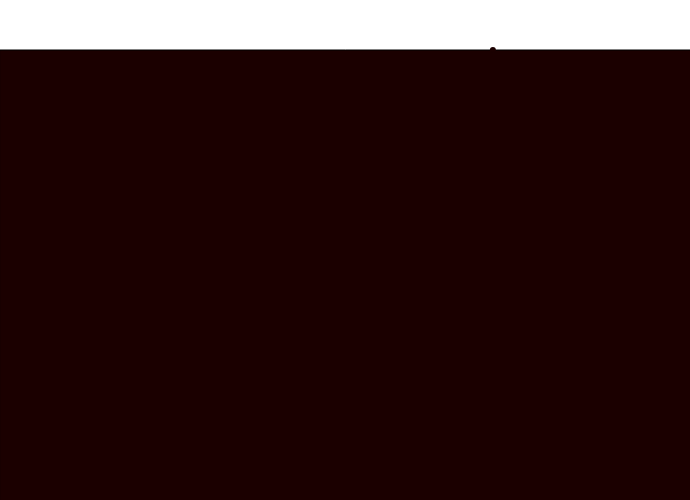
Frame 1 (no input)
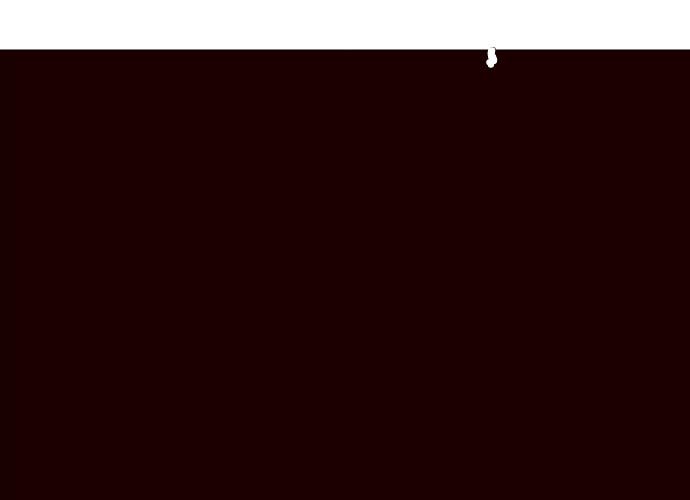
Frame 60 (no input)
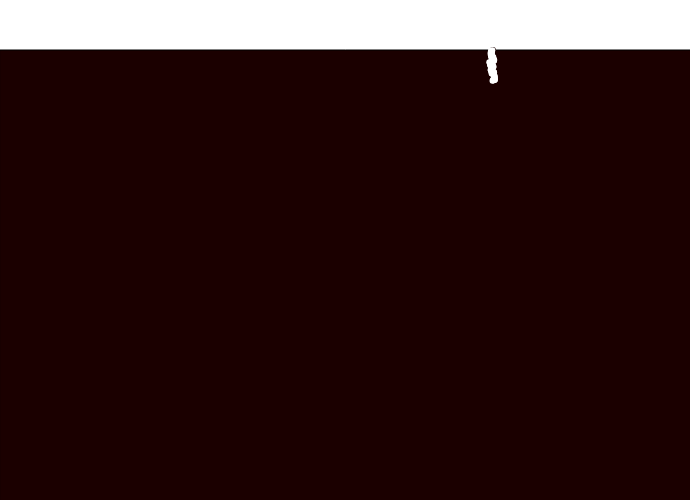
Frame 120 (the mouse pressed at the canvas centre since frame 60)

The p5.js sketch that drew these frames (run headless with seeded random() and noise() and a simulated clock; from frame 60 on, the mouse is pressed at the canvas centre):

// p5.js sketch
// ── sketch.js
class Mole {
  constructor() {
    this.x = random(690);
    this.y = 50;
  }

  show() {

    noStroke();
    ellipse(this.x, this.y, 6);
    fill(255);
    
  }
  
  step() {
    
    // Third step function
    let xstep = random(-1, 1);
    let ystep = random(0, 0.5);

    this.x += xstep;
    this.y += ystep;
  }
}


let mole;


function setup() {
  createCanvas(690, 500);

  // the first mole 
  // fill(0, 0, 0);
  // ellipse(80, 80, 40);
  // fill(50,50,50);
  // ellipse(98, 85, 30);
  // fill("pink");
  // ellipse(113, 91, 10);

  // fill("white")
  // ellipse(97, 83, 6);
  // ellipse(110, 82, 6);

  // Ground
  fill("#1B0000");
  rect(0, 50, 1000,500);
  noStroke();

  // create a walker
  mole = new Mole();
}

function draw() {

  // Mouse Mole
  mole.show();
  mole.step();
}
